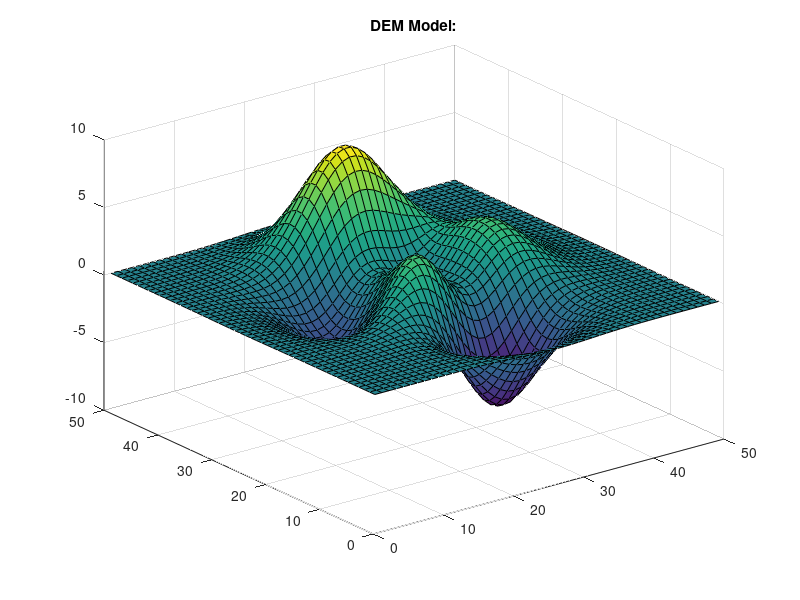

This figure's MATLAB source: (Note: this script raises an error after producing the figure.)
% Benchmark Testing

% == DEFAULT VARIABLES ==========================================

% I hate warnings 
warning off; 

% Create a DEM of some size 
sizeDEM = 50;
ZI = peaks(sizeDEM);

% myTIN:
point_tol = 0.1; 

% myPovTIN:
player_coord = [15, 15, 0];
FOV = 15;

% == STANDARD DEM ===============================================

%%
% DEM Figure
figure(1); clf;
tic; 
surf(ZI);
DEM_time = toc; 
title('DEM Model:');


%%
% == myTIN ======================================================

% Create Figure
figure(2); clf;

% Find TIN model from DEM shown above
[tri, x, y, z] = myTIN(ZI, point_tol);

% Plot the TIN found 
tic;
trisurf(tri, x, y, z);
TIN_time = toc;

% Update Figure and Separate
title(['TIN model with ', num2str(100*point_tol), '% Point Tolerance']);

xlabel('X');
ylabel('Y');
zlabel('Z');

% overhead perscpetive of TIN model
text(26, 38, 8, '\leftarrow (26, 38, 8)', 'Color', 'r', 'FontWeight', 'bold')

text(22, 20, 3.73, '\leftarrow (22, 20, 3.73)', 'Color', 'y', 'FontWeight', 'bold')

x = 26

y = 38

z = 8

campos([x+1, y+1, z+1])

camtarget([22 20 3.73])

camva(45)

camproj perspective

%%
% == myPovTIN ===================================================

% Use MyPovTIN!
[tri, x, y, z] = myPovTIN(player_coord, FOV, ZI, point_tol);

% Plot the surface using trisurf
figure(3); clf;
tic;
trisurf(tri, x, y, z);
povTIN_time = toc; 

% Set axis limits (do not change xlim, ylim, or zlim)
xlim([0, sizeDEM]);
ylim([0, sizeDEM]);
zlim([min(ZI(:)), max(ZI(:))]);

% Add labels and title
xlabel('X');
ylabel('Y');
zlabel('Z');
title(['myPovTIN: (', num2str(100*point_tol), '% Point Tolerance)']);

%%

% == PRINT BENCHMARK RESULTS =====================================

disp(' '); disp('Benchmarking Results:');
disp('---------------------------');
disp(['DEM      | ', num2str(DEM_time, '%.5f'), ' seconds']);
disp('---------------------------');
disp(['myTIN    | ', num2str(TIN_time, '%.5f'), ' seconds' ]);
disp('---------------------------');
disp(['myPovTIN | ', num2str(povTIN_time, '%.5f'), ' seconds']);
disp('---------------------------'); disp(' ');